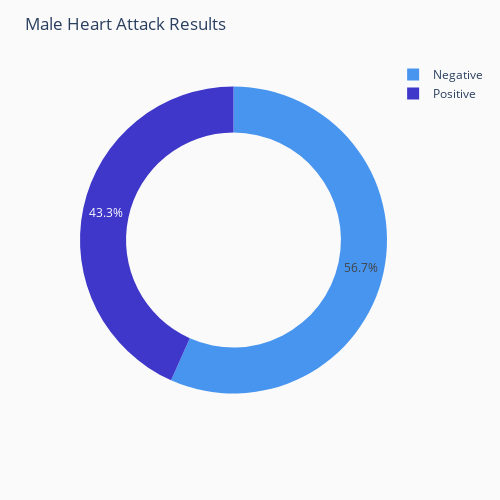

The notebook cell saved with this chart:
### Code cell
# Plotting heart attack ratio for male gender to see percentage of positive and negative heart attack cases

def male_positive_ratio(data):
    """
    Make a pie chart of 'Result' values
    Results: 0 = Negative, 1 = Positive
    """
    results = data['Result'].value_counts()
    total_count = results.sum()
    values = {'Negative': results[0] / total_count, 'Positive': results[1] / total_count}

    
    fig_pie = px.pie(values=values,
                     names=values.keys(),
                     height=500, width=500, 
                     hole=0.7,
                     color_discrete_sequence = ['#4895ef', '#3f37c9']
                     )
    
                             
    fig_pie.update_layout(plot_bgcolor='#fafafa', paper_bgcolor='#fafafa',
                  title={'text': 'Male Heart Attack Results'})
    
    return fig_pie

fig_pie = male_positive_ratio(Male_heartattackdata)
fig_pie.show()

### Figure 1 — Plotly figure (JSON) as saved in the notebook; plotly's stock layout.template omitted (floating-point values rounded to 4 significant figures)
{"data": [{"domain": {"x": [0, 1], "y": [0, 1]}, "hole": 0.7, "hovertemplate": "label=%{label}<br>value=%{value}<extra></extra>", "labels": ["Negative", "Positive"], "legendgroup": "", "name": "", "showlegend": true, "type": "pie", "values": [0.5667, 0.4333]}], "layout": {"height": 500, "legend": {"tracegroupgap": 0}, "margin": {"t": 60}, "paper_bgcolor": "#fafafa", "piecolorway": ["#4895ef", "#3f37c9"], "plot_bgcolor": "#fafafa", "title": {"text": "Male Heart Attack Results"}, "width": 500}}
